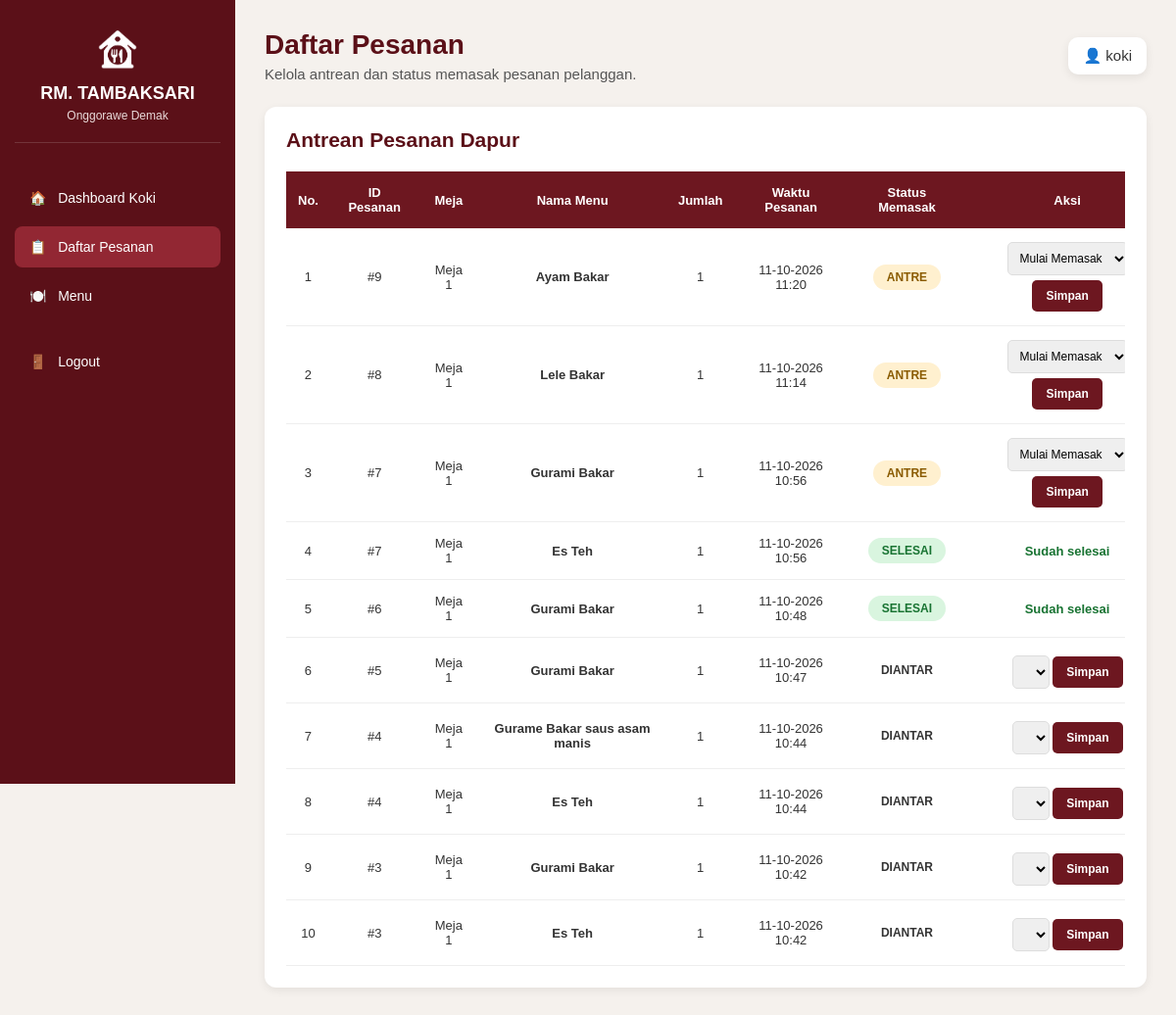
The app's page /koki/pesanan.php (signed in) with its own data.
### tables this page shows
CREATE TABLE `detail_pesanan` (
  `id_detail` int NOT NULL,
  `id_pesanan` int DEFAULT NULL,
  `id_menu` int DEFAULT NULL,
  `jumlah` int DEFAULT NULL,
  `harga_satuan` decimal(12,2) DEFAULT NULL,
  `subtotal` decimal(12,2) DEFAULT NULL,
  `status_memasak` enum('antre','dimasak','selesai','diantar') DEFAULT NULL
);

CREATE TABLE `meja` (
  `id_meja` int NOT NULL,
  `nomor_meja` int DEFAULT NULL,
  `status_meja` enum('kosong','terisi') DEFAULT NULL,
  `qr_code` varchar(255) NOT NULL
);

CREATE TABLE `menu` (
  `id_menu` int NOT NULL,
  `id_kategori` int DEFAULT NULL,
  `nama_menu` varchar(100) DEFAULT NULL,
  `harga` decimal(12,2) DEFAULT NULL,
  `foto` varchar(255) DEFAULT NULL,
  `deskripsi` text,
  `status_stok` enum('tersedia','habis') DEFAULT NULL
);

CREATE TABLE `pesanan` (
  `id_pesanan` int NOT NULL,
  `id_user` int DEFAULT NULL,
  `id_meja` int DEFAULT NULL,
  `total_harga` decimal(12,2) DEFAULT NULL,
  `status_bayar` enum('belum_bayar','lunas') DEFAULT NULL,
  `created_at` datetime DEFAULT NULL,
  `metode_bayar` enum('debit','cash','qris','e-wallet') NOT NULL,
  `catatan` text NOT NULL
);

### koki/pesanan.php (the view, shortened to what this page needs)
<?php
include "../config.php";
$query = mysqli_query($db, "
    SELECT
        dp.id_detail,
        dp.id_pesanan,
        dp.jumlah,
        dp.status_memasak,
        mn.nama_menu,
        m.nomor_meja,
        p.created_at
    FROM detail_pesanan dp
    JOIN pesanan p ON dp.id_pesanan = p.id_pesanan
    JOIN menu mn ON dp.id_menu = mn.id_menu
    JOIN meja m ON p.id_meja = m.id_meja
    ORDER BY p.created_at DESC, dp.id_detail DESC
");
?>
<!DOCTYPE html>
<html lang="id">
<head>
</head>
<body>
<aside class="sidebar">
    <div class="logo">
        <img src="../assets/images/logo.png" alt="Logo RM Tambaksari">
        <h2>RM. TAMBAKSARI</h2>
        <p>Onggorawe Demak</p>
    </div>
    <ul class="menu">
        <li>
            <a href="dashboard.php">
                🏠 &nbsp; Dashboard Koki
            </a>
        </li>
        <li>
            <a href="pesanan.php" class="active">
                📋 &nbsp; Daftar Pesanan
            </a>
        </li>
        <li>
            <a href="menu.php">
                🍽️ &nbsp; Menu
            </a>
        </li>
        <li>
            <a href="../logout.php" class="logout">
                🚪 &nbsp; Logout
            </a>
        </li>
    </ul>
</aside>
<main class="main">
    <div class="topbar">
        <div>
            <h1>Daftar Pesanan</h1>
            <p>Kelola antrean dan status memasak pesanan pelanggan.</p>
        </div>
        <div class="admin-name">
            👤 <?= htmlspecialchars($_SESSION['username'] ?? 'koki'); ?>
        </div>
    </div>
    <div class="content-box">
        <div class="content-header">
            <h2>Antrean Pesanan Dapur</h2>
        </div>
        <div class="table-container">
            <table>
                <thead>
                    <tr>
                        <th>No.</th>
                        <th>ID Pesanan</th>
                        <th>Meja</th>
                        <th>Nama Menu</th>
                        <th>Jumlah</th>
                        <th>Waktu Pesanan</th>
                        <th>Status Memasak</th>
                        <th>Aksi</th>
                    </tr>
                </thead>
                <tbody>
                    <?php if (mysqli_num_rows($query) > 0): ?>
                        <?php $no = 1; ?>
                        <?php while ($data = mysqli_fetch_assoc($query)): ?>
                            <tr>
                                <td><?= $no++; ?></td>
                                <td>
                                    #<?= (int) $data['id_pesanan']; ?>
                                </td>
                                <td>
                                    Meja <?= htmlspecialchars($data['nomor_meja']); ?>
                                </td>
                                <td>
                                    <strong>
                                        <?= htmlspecialchars($data['nama_menu']); ?>
                                    </strong>
                                </td>
                                <td>
                                    <?= (int) $data['jumlah']; ?>
                                </td>
                                <td>
                                    <?= htmlspecialchars(
                                        date('d-m-Y H:i', strtotime($data['created_at']))
                                    ); ?>
                                </td>
                                <td>
                                    <span class="status <?= htmlspecialchars($data['status_memasak']); ?>">
                                        <?= strtoupper(htmlspecialchars($data['status_memasak'])); ?>
                                    </span>
                                </td>
                                <td>
                                    <?php if ($data['status_memasak'] != 'selesai'): ?>
                                        <form method="POST" action="status_pesanan.php">
                                            <select name="status_memasak" required>
                                                <?php if ($data['status_memasak'] == 'antre'): ?>
                                                    <option value="dimasak">
                                                        Mulai Memasak
                                                    </option>
                                                <?php elseif ($data['status_memasak'] == 'dimasak'): ?>
                                                    <option value="selesai">
                                                        Selesai Memasak
                                                    </option>
                                                <?php endif; ?>
                                            </select>
                                            <button type="submit">
                                                Simpan
                                            </button>
                                        </form>
                                    <?php else: ?>
                                        <span class="selesai-text">
                                            Sudah selesai
                                        </span>
                                    <?php endif; ?>
                                </td>
                            </tr>
                        <?php endwhile; ?>
                    <?php endif; ?>
                </tbody>
            </table>
        </div>
    </div>
</main>
</body>
</html>

### koki/pesanan.php (style rules this page uses)
* { box-sizing: border-box; margin: 0; padding: 0; font-family: Arial, sans-serif; }
body { background: #f5f1ed; color: #333; }
.sidebar { position: fixed; left: 0; top: 0; width: 240px; height: 100vh; background: #5b1018; color: white; padding: 25px 15px; }
.logo { text-align: center; margin-bottom: 35px; padding-bottom: 20px; border-bottom: 1px solid rgba(255,255,255,0.15); }
.logo img { width: 50px; height: 50px; object-fit: contain; margin-bottom: 6px; }
.logo h2 { font-size: 18px; color: white; }
.logo p { font-size: 12px; color: #eadada; margin-top: 5px; }
.menu { list-style: none; }
.menu li { margin-bottom: 8px; }
.menu a { display: block; padding: 13px 15px; color: white; text-decoration: none; border-radius: 8px; font-size: 14px; }
.menu a:hover, .menu a.active { background: #922733; }
.menu .logout { margin-top: 25px; }
.main { margin-left: 240px; padding: 30px; }
.topbar { display: flex; justify-content: space-between; align-items: center; gap: 15px; margin-bottom: 25px; }
.topbar h1 { color: #5b1018; font-size: 28px; margin-bottom: 5px; }
.topbar p { color: #555; font-size: 15px; }
.admin-name { background: white; padding: 10px 15px; border-radius: 10px; box-shadow: 0 3px 10px rgba(0,0,0,0.08); font-size: 15px; white-space: nowrap; }
.content-box { background: white; border-radius: 12px; padding: 22px; box-shadow: 0 3px 10px rgba(0,0,0,0.07); }
.content-header { margin-bottom: 20px; }
.content-header h2 { color: #5b1018; font-size: 21px; }
.table-container { overflow-x: auto; }
table { width: 100%; border-collapse: collapse; min-width: 900px; }
th { background: #6d1720; color: white; padding: 14px 12px; text-align: center; font-size: 13px; }
td { padding: 14px 12px; border-bottom: 1px solid #eee; font-size: 13px; text-align: center; vertical-align: middle; }
.status { display: inline-block; padding: 6px 14px; border-radius: 20px; font-size: 12px; font-weight: bold; }
.antre { background: #fff0cf; color: #8a5b00; }
.selesai { background: #d9f5df; color: #187332; }
select, button { padding: 8px; border-radius: 5px; border: 1px solid #ddd; font-size: 12px; }
button { background: #6d1720; color: white; cursor: pointer; border: none; margin-top: 5px; font-weight: bold; padding: 9px 14px; }
.selesai-text { color: #187332; font-weight: bold; }

### records on screen
detail_pesanan: id_pesanan "9", meja.nomor_meja "1", id_menu.nama_menu "Ayam Bakar", jumlah "1", id_pesanan.created_at "11-10-2026 11:20", status_memasak "ANTRE", status_memasak "Mulai Memasak"
detail_pesanan: id_pesanan "8", meja.nomor_meja "1", id_menu.nama_menu "Lele Bakar", jumlah "1", id_pesanan.created_at "11-10-2026 11:14", status_memasak "ANTRE", status_memasak "Mulai Memasak"
detail_pesanan: id_pesanan "7", meja.nomor_meja "1", id_menu.nama_menu "Gurami Bakar", jumlah "1", id_pesanan.created_at "11-10-2026 10:56", status_memasak "ANTRE", status_memasak "Mulai Memasak"
detail_pesanan: id_pesanan "7", meja.nomor_meja "1", id_menu.nama_menu "Es Teh", jumlah "1", id_pesanan.created_at "11-10-2026 10:56", status_memasak "SELESAI", shows "Sudah selesai"
detail_pesanan: id_pesanan "6", meja.nomor_meja "1", id_menu.nama_menu "Gurami Bakar", jumlah "1", id_pesanan.created_at "11-10-2026 10:48", status_memasak "SELESAI", shows "Sudah selesai"
detail_pesanan: id_pesanan "5", meja.nomor_meja "1", id_menu.nama_menu "Gurami Bakar", jumlah "1", id_pesanan.created_at "11-10-2026 10:47", status_memasak "DIANTAR"
detail_pesanan: id_pesanan "4", meja.nomor_meja "1", id_menu.nama_menu "Gurame Bakar saus asam manis", jumlah "1", id_pesanan.created_at "11-10-2026 10:44", status_memasak "DIANTAR"
detail_pesanan: id_pesanan "4", meja.nomor_meja "1", id_menu.nama_menu "Es Teh", jumlah "1", id_pesanan.created_at "11-10-2026 10:44", status_memasak "DIANTAR"
detail_pesanan: id_pesanan "3", meja.nomor_meja "1", id_menu.nama_menu "Gurami Bakar", jumlah "1", id_pesanan.created_at "11-10-2026 10:42", status_memasak "DIANTAR"
detail_pesanan: id_pesanan "3", meja.nomor_meja "1", id_menu.nama_menu "Es Teh", jumlah "1", id_pesanan.created_at "11-10-2026 10:42", status_memasak "DIANTAR"

### other values on screen
$_SESSION['username'] "koki"
